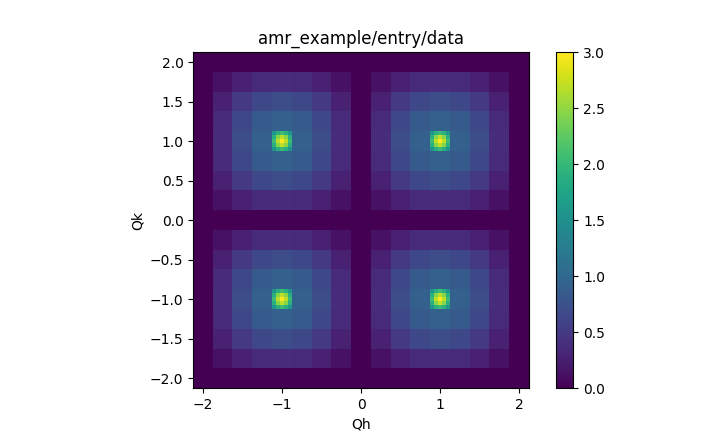

The script that drew this image:
"""
Python script to create a example of storing an adaptive mesh in NeXus.

Here is the resulting NeXus file:

amr_example:NXroot
  @HDF5_Version = '1.8.18'
  @file_name = '/Users/rosborn/Desktop/amr_example.nxs'
  @file_time = '2017-11-09T15:39:43.139972'
  @h5py_version = '2.7.0'
  @nexusformat_version = '0.4.12+5.g26d6c0e'
  entry:NXentry
    data:NXdata
      @axes = ['Qk' 'Qh']
      @signal = 'SQ'
      Qh = float32(17)
      Qk = float32(17)
      SQ = float32(17x17)
      subdata1:NXdata
        @axes = ['Qk' 'Qh']
        @origin = [4 4]
        @signal = 'SQ'
        Qh = float32(5)
        Qk = float32(5)
        SQ = float32(5x5)
      subdata2:NXdata
        @axes = ['Qk' 'Qh']
        @origin = [12  4]
        @signal = 'SQ'
        Qh = float32(5)
        Qk = float32(5)
        SQ = float32(5x5)
      subdata3:NXdata
        @axes = ['Qk' 'Qh']
        @origin = [12 12]
        @signal = 'SQ'
        Qh = float32(5)
        Qk = float32(5)
        SQ = float32(5x5)
      subdata4:NXdata
        @axes = ['Qk' 'Qh']
        @origin = [ 4 12]
        @signal = 'SQ'
        Qh = float32(5)
        Qk = float32(5)
        SQ = float32(5x5)

Each subdata group is a valid NXdata group, which have x and y axis values
that are aligned to their position in the parent NXdata group. The script 
generating the composite plot (parent + children) uses the 'origin' attribute
of each subdata group to align it to the correct position.
"""
def gauss(x, y, integral=2.0, sigma=0.05):
    return integral * np.exp(-(x**2+y**2)/(2*np.pi*sigma**2))


x = NXfield(np.linspace(-2,2,17), name='Qh', dtype=np.float32)
y = NXfield(np.linspace(-2,2,17), name='Qk', dtype=np.float32)
X,Y = np.meshgrid(x,y)
z = NXfield(np.abs(np.sin(0.5*X*np.pi)*np.sin(0.5*Y*np.pi)), name='SQ', 
            dtype=np.float32)
z[4,4] = z[4,12]= z[12,4] = z[12,12] = 3.0

entry=NXentry()
entry.data=NXdata(z,(y,x))

xx=NXfield(np.linspace(-0.1,0.1,5), name='Qh', dtype=np.float32)
yy=NXfield(np.linspace(-0.1,0.1,5), name='Qk', dtype=np.float32)
XX,YY=np.meshgrid(xx,yy)
zz=NXfield(gauss(XX,YY)+1, name='SQ', dtype=np.float32)

entry.plot()

xb, yb = x.boundaries().nxdata, y.boundaries().nxdata

def get_extent(i, j):
    global xb, yb
    return xb[i], xb[i+1], yb[j], yb[j+1]

def subdata(i, j):
    global xx, yy, zz
    origin = [i, j]
    data = NXdata(zz, (yy+y[j], xx+x[i]))
    data.attrs['origin'] = [i, j]
    subplot(data)
    return data

def subplot(data):
    plotview.ax.imshow(data.nxsignal.nxdata, 
                       extent=get_extent(*data.attrs['origin']), 
                       norm=plotview.norm)
    plotview.draw()

entry.data.subdata1 = subdata(4, 4)
entry.data.subdata2 = subdata(12, 4)
entry.data.subdata3 = subdata(12 ,12)
entry.data.subdata4 = subdata(4 ,12)

amr_example = NXroot(entry)
